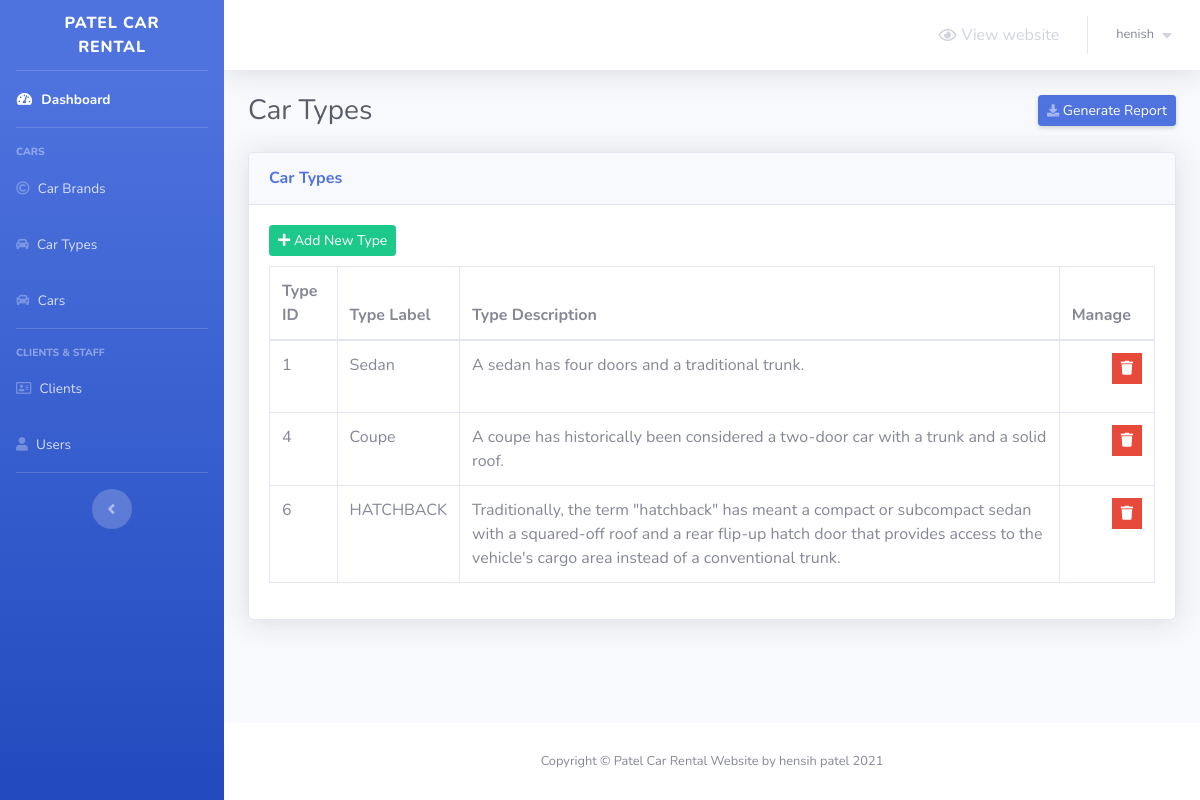
/admin/car-types.php (signed in), run on the app's committed database.
### tables this page shows
CREATE TABLE `car_types` (
  `type_id` int(3) NOT NULL,
  `type_label` varchar(50) NOT NULL,
  `type_description` varchar(250) NOT NULL
);

### admin/car-types.php (the view, shortened to what this page needs)
<?php
    include 'connect.php';
    include 'Includes/templates/header.php';
    if(isset($_SESSION['username_yahya_car_rental']) && isset($_SESSION['password_yahya_car_rental']))
    {
?>
        <div class="container-fluid">
            <div class="d-sm-flex align-items-center justify-content-between mb-4">
                <h1 class="h3 mb-0 text-gray-800">Car Types</h1>
                <a href="#" class="d-none d-sm-inline-block btn btn-sm btn-primary shadow-sm">
                    <i class="fas fa-download fa-sm text-white-50"></i>
                    Generate Report
                </a>
            </div>
            <?php
                $stmt = $con->prepare("SELECT * FROM car_types");
                $stmt->execute();
                $rows_types = $stmt->fetchAll();
            ?>
            <div class="card shadow mb-4">
                <div class="card-header py-3">
                    <h6 class="m-0 font-weight-bold text-primary">Car Types</h6>
                </div>
                <div class="card-body">
                    <button class="btn btn-success btn-sm" style="margin-bottom: 10px;" type="button" data-toggle="modal" data-target="#add_new_type" data-placement="top">
                        <i class="fa fa-plus"></i>
                        Add New Type
                    </button>
                    <div class="table-responsive">
                        <table class="table table-bordered" id="dataTable" width="100%" cellspacing="0">
                            <thead>
                                <tr>
                                    <th>Type ID</th>
                                    <th>Type Label</th>
                                    <th>Type Description</th>
                                    <th>Manage</th>
                                </tr>
                            </thead>
                            <tbody>
                                <?php
                                foreach($rows_types as $type)
                                {
                                    echo "<tr>";
                                        echo "<td>";
                                            echo $type['type_id'];
                                        echo "</td>";
                                        echo "<td>";
                                            echo $type['type_label'];
                                        echo "</td>";
                                        echo "<td>";
                                            echo $type['type_description'];
                                        echo "</td>";
                                        echo "<td>";
                                            $delete_data = "delete_".$type["type_id"];
                                            ?>
                                            <ul>
                                                <li class="list-inline-item" data-toggle="tooltip" title="Delete">
                                                    <button class="btn btn-danger btn-sm rounded-0" type="button" data-toggle="modal" data-target="#<?php echo $delete_data; ?>" data-placement="top"><i class="fa fa-trash"></i></button>
                                                </li>
                                            </ul>
                                            <?php
                                        echo "</td>";
                                    echo "</tr>";
                                }
                                ?>
                            </tbody>
                        </table>
                    </div>
                </div>
            </div>
        </div>
<?php
        include 'Includes/templates/footer.php';
    }
    else
    {
        header('Location: index.php');
        exit();
    }
?>

### data on the page
car_types: type_id "1", type_label "Sedan", type_description "A sedan has four doors and a traditional trunk."
car_types: type_id "4", type_label "Coupe", type_description "A coupe has historically been considered a two-door car with a trunk and a solid roof."
car_types: type_id "6", type_label "HATCHBACK", type_description "Traditionally, the term \"hatchback\" has meant a compact or subcompact sedan with a squared-off roof and a rear flip-up hatch door that provides access to the vehicle's cargo area instead of a conventional trunk."

### other printed values
$_SESSION['username_yahya_car_rental'] "henish"
